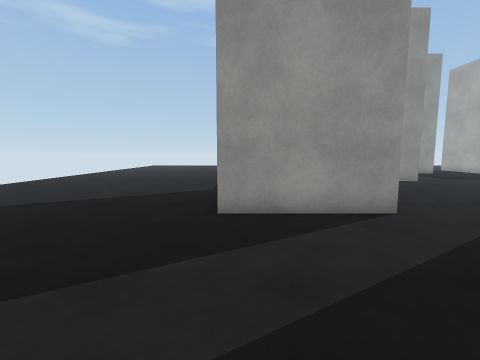
[1] (above)

17 first-person views from a walk through a 3-D level made in the Unity game engine. The camera is 1.3 m above the floor, tilts 6° down and sees 90° across. The floor is counted in squares, 1 m on a side. Each view is taken from the middle of a square. On the plan, view 1 faces up. The plan holds only what a view shows up to about 12 squares ahead; the rest is blank. The place goes on beyond the plan. Surface patterns are stand-ins for the level's own textures.

[2]
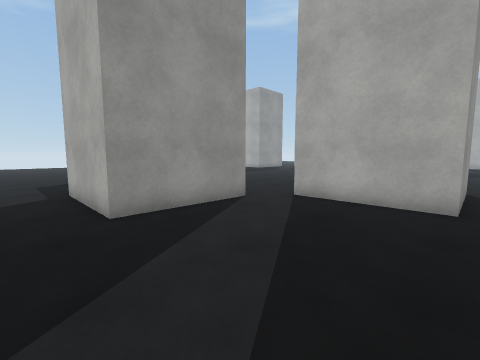

[3]
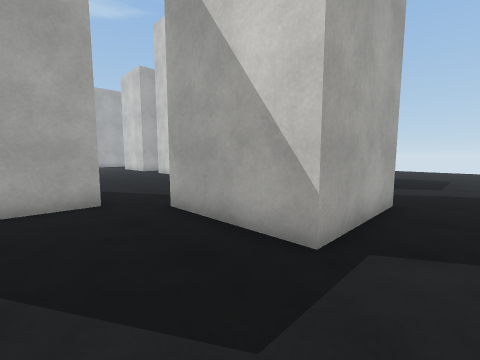

[4]
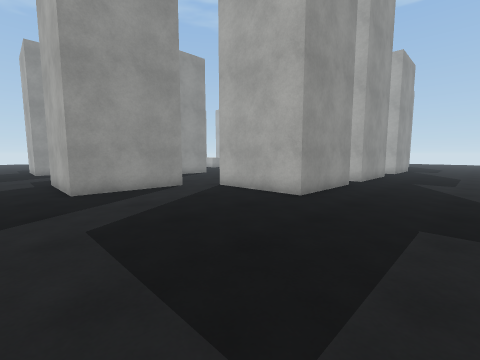

[5]
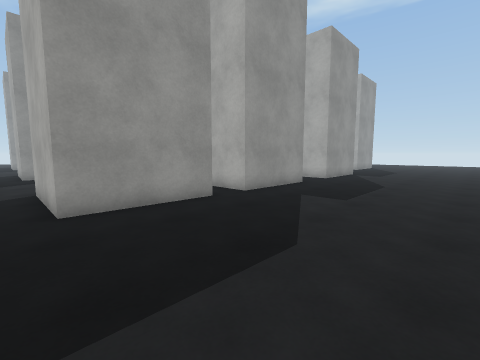

[6]
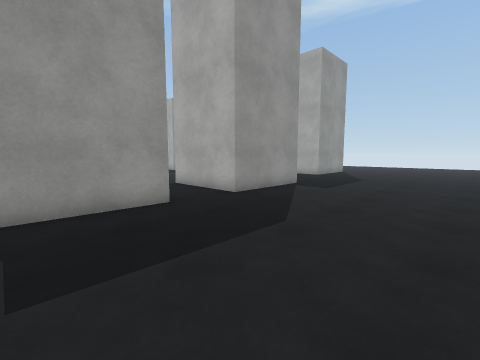

[7]
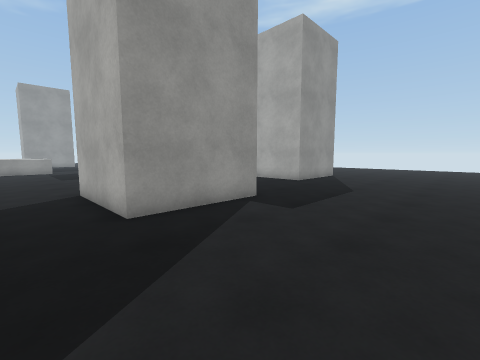

[8]
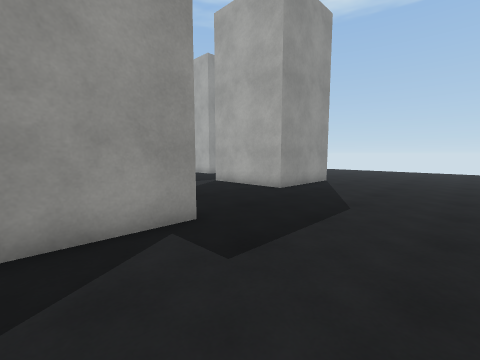

[9]
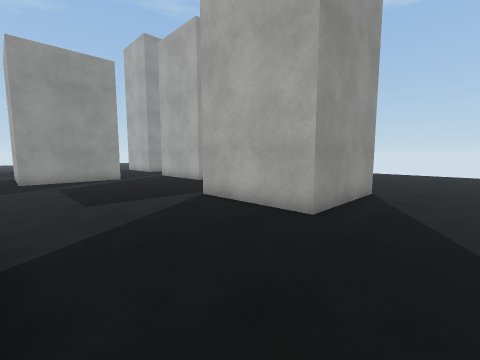

[10]
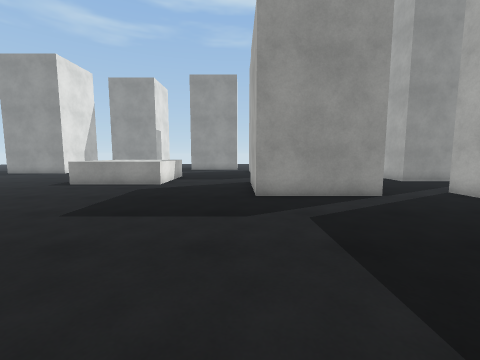

[11]
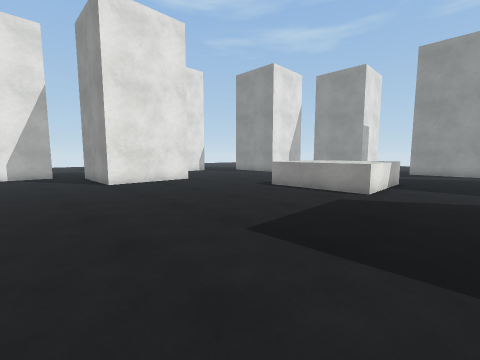

[12]
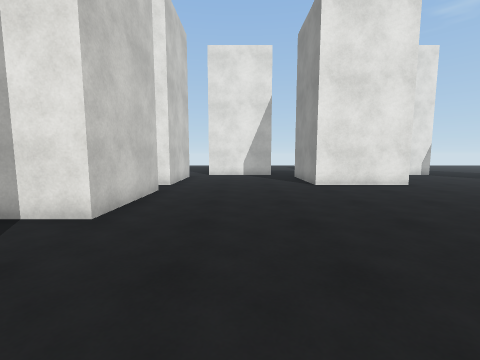

[13]
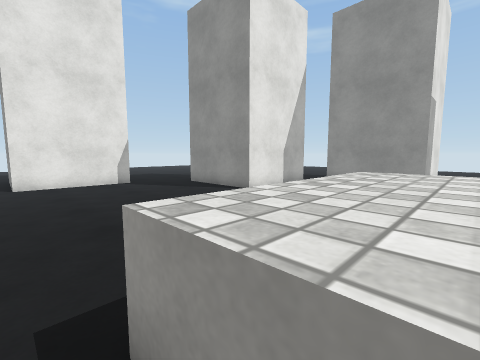

[14]
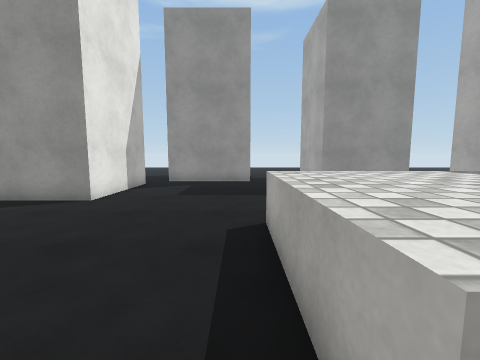

[15]
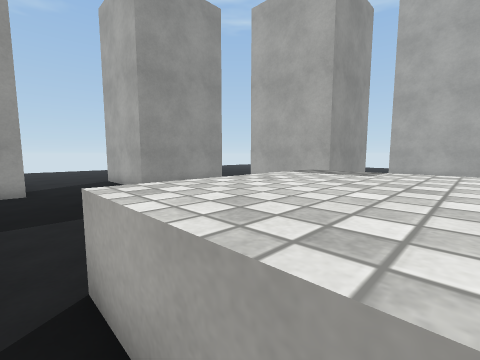

[16]
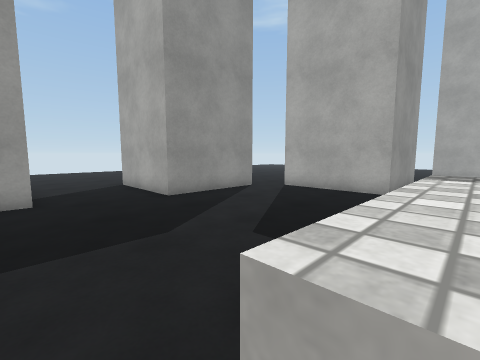

[17]
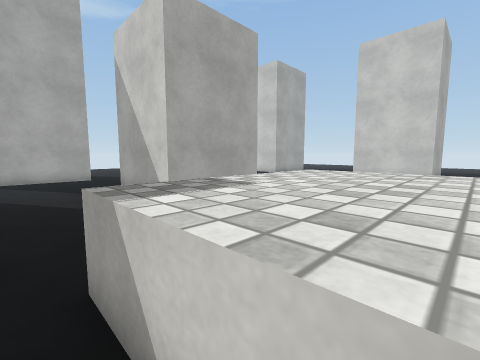

### Floor plan
Points are (right, up) in squares from view 1. A wall is a line through its corners. A room is listed if a view was taken in it or the views show most of it. See-through windows are left out.
Room 1 (views 1, 3)
walls: (-0.5, -1) (3.5, -1); (3.5, 5.2) (-0.5, 5.2) (-0.5, 9.2); (4.8, 0.3) (4.8, 4.2)
ways out: opening at (-1.5, 0.5) to room 2; opening at (4, 0) to room 2; opening at (4, 4) to room 2; opening at (-1.5, 9.5)
Room 2 (views 2, 4, 5, 6, 7, 8, 9, 10, 11, 12, 13, 14, 15, 16, 17)
walls: (10.2, -6) (14.3, -6) (14.3, -7.9); (14.4, -10) (10.3, -10); (20.9, -10) (16.8, -10) (16.8, -6); (8.8, 4.4) (8.8, 0.3) (4.8, 0.3); (7, -6) (8.8, -6); (25.6, 2.5) (21.5, 2.5) (21.5, 6.5) (25.5, 6.5); (8.9, -10) (4.8, -10) (4.8, -6); (3.5, -2.4) (3.5, -3); (3.5, -5) (-0.5, -5) (-0.5, -1); (28.3, 2.1) (28.3, 3.2); (29.8, -8.5) (25.8, -8.5) (25.8, -4.5); (25.8, 11) (21.8, 11) (21.8, 15); (3.5, 9.4) (3.5, 5.2); (31.4, 6.7) (29, 6.7) (29, 10.1); (20.9, 16) (16.8, 16) (16.8, 20); (8.8, 15.8) (8.8, 11.8) (4.8, 11.8); (13.5, 20.6) (13.5, 16.8) (9.5, 16.8)
low walls: (14.9, 9.5) (17.5, 9.5) (17.5, 5.5) (13.5, 5.5) (13.5, 9.5)
ways out: opening at (-1.5, 0.5) to room 1; opening at (4, 0) to room 1; opening at (4, 4) to room 1; opening at (3.5, 10.5); opening at (9, 16); opening at (15, 21.7)

Where each view was taken, in squares from view 1:
view 1: 0 up, 0 right, facing up
view 2: 0 up, 2 left, facing up-right
view 3: 2 up, 2 left, facing down-right
view 4: 14 down, 2 left, facing up-right
view 5: 16 down, 4 right, facing up-right
view 6: 16 down, 11 right, facing up-right
view 7: 15 down, 15 right, facing up-right
view 8: 14 down, 18 right, facing up-right
view 9: 11 down, 21 right, facing up-right
view 10: 5 down, 21 right, facing up
view 11: 3 down, 20 right, facing up-left
view 12: 3 down, 19 right, facing left
view 13: 5 up, 15 right, facing up-left
view 14: 5 up, 13 right, facing up
view 15: 7 up, 13 right, facing up-right
view 16: 9 up, 13 right, facing up-right
view 17: 10 up, 15 right, facing down-right
